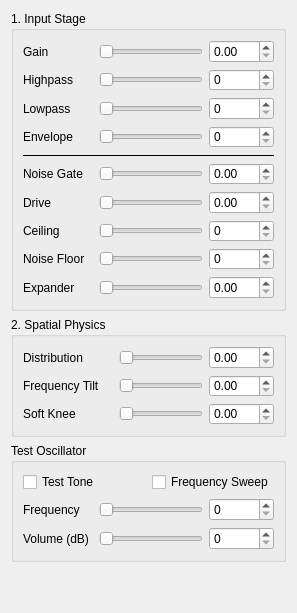
           <widget class="QWidget" name="tab_audio_mapping">
            <attribute name="title">
             <string>1. Audio &amp; Mapping</string>
            </attribute>
            <layout class="QVBoxLayout" name="verticalLayout_8">
             <item>
              <widget class="QGroupBox" name="InputState">
               <property name="maximumSize">
                <size>
                 <width>16777215</width>
                 <height>300</height>
                </size>
               </property>
               <property name="title">
                <string>1. Input Stage</string>
               </property>
               <layout class="QVBoxLayout" name="verticalLayout_2">
                <item>
                 <layout class="QHBoxLayout" name="row_env_2">
                  <item>
                   <widget class="QLabel" name="label_env_2">
                    <property name="minimumSize">
                     <size>
                      <width>70</width>
                      <height>0</height>
                     </size>
                    </property>
                    <property name="maximumSize">
                     <size>
                      <width>70</width>
                      <height>16777215</height>
                     </size>
                    </property>
                    <property name="text">
                     <string>Gain</string>
                    </property>
                   </widget>
                  </item>
                  <item>
                   <widget class="QSlider" name="sld_input_trim">
                    <property name="orientation">
                     <enum>Qt::Orientation::Horizontal</enum>
                    </property>
                   </widget>
                  </item>
                  <item>
                   <widget class="QDoubleSpinBox" name="spin_input_trim">
                    <property name="minimumSize">
                     <size>
                      <width>65</width>
                      <height>0</height>
                     </size>
                    </property>
                    <property name="maximumSize">
                     <size>
                      <width>65</width>
                      <height>16777215</height>
                     </size>
                    </property>
                   </widget>
                  </item>
                 </layout>
                </item>
                <item>
                 <layout class="QHBoxLayout" name="row_hip">
                  <item>
                   <widget class="QLabel" name="label_hip">
                    <property name="minimumSize">
                     <size>
                      <width>70</width>
                      <height>0</height>
                     </size>
                    </property>
                    <property name="maximumSize">
                     <size>
                      <width>70</width>
                      <height>16777215</height>
                     </size>
                    </property>
                    <property name="text">
                     <string>Highpass</string>
                    </property>
                   </widget>
                  </item>
                  <item>
                   <widget class="QSlider" name="sld_hip">
                    <property name="orientation">
                     <enum>Qt::Orientation::Horizontal</enum>
                    </property>
                   </widget>
                  </item>
                  <item>
                   <widget class="QSpinBox" name="spin_hip">
                    <property name="minimumSize">
                     <size>
                      <width>65</width>
                      <height>0</height>
                     </size>
                    </property>
                    <property name="maximumSize">
                     <size>
                      <width>65</width>
                      <height>16777215</height>
                     </size>
                    </property>
                   </widget>
                  </item>
                 </layout>
                </item>
                <item>
                 <layout class="QHBoxLayout" name="row_lop">
                  <item>
                   <widget class="QLabel" name="label_lop">
                    <property name="minimumSize">
                     <size>
                      <width>70</width>
                      <height>0</height>
                     </size>
                    </property>
                    <property name="maximumSize">
                     <size>
                      <width>70</width>
                      <height>16777215</height>
                     </size>
                    </property>
                    <property name="text">
                     <string>Lowpass</string>
                    </property>
                   </widget>
                  </item>
                  <item>
                   <widget class="QSlider" name="sld_lop">
                    <property name="orientation">
                     <enum>Qt::Orientation::Horizontal</enum>
                    </property>
                   </widget>
                  </item>
                  <item>
                   <widget class="QSpinBox" name="spin_lop">
                    <property name="minimumSize">
                     <size>
                      <width>65</width>
                      <height>0</height>
                     </size>
                    </property>
                    <property name="maximumSize">
                     <size>
                      <width>65</width>
                      <height>16777215</height>
                     </size>
                    </property>
                   </widget>
                  </item>
                 </layout>
                </item>
                <item>
                 <layout class="QHBoxLayout" name="row_env">
                  <item>
                   <widget class="QLabel" name="label_env">
                    <property name="minimumSize">
                     <size>
                      <width>70</width>
                      <height>0</height>
                     </size>
                    </property>
                    <property name="maximumSize">
                     <size>
                      <width>70</width>
                      <height>16777215</height>
                     </size>
                    </property>
                    <property name="text">
                     <string>Envelope</string>
                    </property>
                   </widget>
                  </item>
                  <item>
                   <widget class="QSlider" name="sld_env">
                    <property name="orientation">
                     <enum>Qt::Orientation::Horizontal</enum>
                    </property>
                   </widget>
                  </item>
                  <item>
                   <widget class="QSpinBox" name="spin_env">
                    <property name="minimumSize">
                     <size>
                      <width>65</width>
                      <height>0</height>
                     </size>
                    </property>
                    <property name="maximumSize">
                     <size>
                      <width>65</width>
                      <height>16777215</height>
                     </size>
                    </property>
                   </widget>
                  </item>
                 </layout>
                </item>
                <item>
                 <widget class="QFrame" name="line_1">
                  <property name="frameShape">
                   <enum>QFrame::Shape::HLine</enum>
                  </property>
                 </widget>
                </item>
                <item>
                 <layout class="QHBoxLayout" name="row_drive_3">
                  <item>
                   <widget class="QLabel" name="label_drive_3">
                    <property name="minimumSize">
                     <size>
                      <width>70</width>
                      <height>0</height>
                     </size>
                    </property>
                    <property name="maximumSize">
                     <size>
                      <width>70</width>
                      <height>16777215</height>
                     </size>
                    </property>
                    <property name="text">
                     <string>Noise Gate</string>
                    </property>
                   </widget>
                  </item>
                  <item>
                   <widget class="QSlider" name="sld_noise_gate">
                    <property name="orientation">
                     <enum>Qt::Orientation::Horizontal</enum>
                    </property>
                   </widget>
                  </item>
                  <item>
                   <widget class="QDoubleSpinBox" name="spin_noise_gate">
                    <property name="minimumSize">
                     <size>
                      <width>65</width>
                      <height>0</height>
                     </size>
                    </property>
                    <property name="maximumSize">
                     <size>
                      <width>65</width>
                      <height>16777215</height>
                     </size>
                    </property>
                   </widget>
                  </item>
                 </layout>
                </item>
                <item>
                 <layout class="QHBoxLayout" name="row_drive">
                  <item>
                   <widget class="QLabel" name="label_drive">
                    <property name="minimumSize">
                     <size>
                      <width>70</width>
                      <height>0</height>
                     </size>
                    </property>
                    <property name="maximumSize">
                     <size>
                      <width>70</width>
                      <height>16777215</height>
                     </size>
                    </property>
                    <property name="text">
                     <string>Drive</string>
                    </property>
                   </widget>
                  </item>
                  <item>
                   <widget class="QSlider" name="sld_drive">
                    <property name="orientation">
                     <enum>Qt::Orientation::Horizontal</enum>
                    </property>
                   </widget>
                  </item>
                  <item>
                   <widget class="QDoubleSpinBox" name="spin_drive">
                    <property name="minimumSize">
                     <size>
                      <width>65</width>
                      <height>0</height>
                     </size>
                    </property>
                    <property name="maximumSize">
                     <size>
                      <width>65</width>
                      <height>16777215</height>
                     </size>
                    </property>
                   </widget>
                  </item>
                 </layout>
                </item>
                <item>
                 <layout class="QHBoxLayout" name="row_ceiling">
                  <item>
                   <widget class="QLabel" name="label_ceiling">
                    <property name="minimumSize">
                     <size>
                      <width>70</width>
                      <height>0</height>
                     </size>
                    </property>
                    <property name="maximumSize">
                     <size>
                      <width>70</width>
                      <height>16777215</height>
                     </size>
                    </property>
                    <property name="text">
                     <string>Ceiling</string>
                    </property>
                   </widget>
                  </item>
                  <item>
                   <widget class="QSlider" name="sld_ceiling">
                    <property name="orientation">
                     <enum>Qt::Orientation::Horizontal</enum>
                    </property>
                   </widget>
                  </item>
                  <item>
                   <widget class="QSpinBox" name="spin_ceiling">
                    <property name="minimumSize">
                     <size>
                      <width>65</width>
                      <height>0</height>
                     </size>
                    </property>
                    <property name="maximumSize">
                     <size>
                      <width>65</width>
                      <height>16777215</height>
                     </size>
                    </property>
                   </widget>
                  </item>
                 </layout>
                </item>
                <item>
                 <layout class="QHBoxLayout" name="row_floor">
                  <item>
                   <widget class="QLabel" name="label_floor">
                    <property name="minimumSize">
                     <size>
                      <width>70</width>
                      <height>0</height>
                     </size>
                    </property>
                    <property name="maximumSize">
                     <size>
                      <width>70</width>
                      <height>16777215</height>
                     </size>
                    </property>
                    <property name="text">
                     <string>Noise Floor</string>
                    </property>
                   </widget>
                  </item>
                  <item>
                   <widget class="QSlider" name="sld_floor">
                    <property name="orientation">
                     <enum>Qt::Orientation::Horizontal</enum>
                    </property>
                   </widget>
                  </item>
                  <item>
                   <widget class="QSpinBox" name="spin_floor">
                    <property name="minimumSize">
                     <size>
                      <width>65</width>
                      <height>0</height>
                     </size>
                    </property>
                    <property name="maximumSize">
                     <size>
                      <width>65</width>
                      <height>16777215</height>
                     </size>
                    </property>
                   </widget>
                  </item>
                 </layout>
                </item>
                <item>
                 <layout class="QHBoxLayout" name="row_expand">
                  <item>
                   <widget class="QLabel" name="label_expand">
                    <property name="minimumSize">
                     <size>
                      <width>70</width>
                      <height>0</height>
                     </size>
                    </property>
                    <property name="maximumSize">
                     <size>
                      <width>70</width>
                      <height>16777215</height>
                     </size>
                    </property>
                    <property name="text">
                     <string>Expander</string>
                    </property>
                   </widget>
                  </item>
                  <item>
                   <widget class="QSlider" name="sld_expand">
                    <property name="orientation">
                     <enum>Qt::Orientation::Horizontal</enum>
                    </property>
                   </widget>
                  </item>
                  <item>
                   <widget class="QDoubleSpinBox" name="spin_expand">
                    <property name="minimumSize">
                     <size>
                      <width>65</width>
                      <height>0</height>
                     </size>
                    </property>
                    <property name="maximumSize">
                     <size>
                      <width>65</width>
                      <height>16777215</height>
                     </size>
                    </property>
                   </widget>
                  </item>
                 </layout>
                </item>
               </layout>
              </widget>
             </item>
             <item>
              <widget class="QGroupBox" name="SpacialPhysics">
               <property name="maximumSize">
                <size>
                 <width>16777215</width>
                 <height>120</height>
                </size>
               </property>
               <property name="title">
                <string>2. Spatial Physics</string>
               </property>
               <layout class="QVBoxLayout" name="verticalLayout_5">
                <item>
                 <layout class="QHBoxLayout" name="row_gamma">
                  <item>
                   <widget class="QLabel" name="label_gamma">
                    <property name="minimumSize">
                     <size>
                      <width>90</width>
                      <height>0</height>
                     </size>
                    </property>
                    <property name="maximumSize">
                     <size>
                      <width>90</width>
                      <height>16777215</height>
                     </size>
                    </property>
                    <property name="text">
                     <string>Distribution</string>
                    </property>
                   </widget>
                  </item>
                  <item>
                   <widget class="QSlider" name="sld_gamma">
                    <property name="orientation">
                     <enum>Qt::Orientation::Horizontal</enum>
                    </property>
                   </widget>
                  </item>
                  <item>
                   <widget class="QDoubleSpinBox" name="spin_gamma">
                    <property name="minimumSize">
                     <size>
                      <width>65</width>
                      <height>0</height>
                     </size>
                    </property>
                    <property name="maximumSize">
                     <size>
                      <width>65</width>
                      <height>16777215</height>
                     </size>
                    </property>
                   </widget>
                  </item>
                 </layout>
                </item>
                <item>
                 <layout class="QHBoxLayout" name="row_eq">
                  <item>
                   <widget class="QLabel" name="label_eq">
                    <property name="minimumSize">
                     <size>
                      <width>90</width>
                      <height>0</height>
                     </size>
                    </property>
                    <property name="maximumSize">
                     <size>
                      <width>90</width>
                      <height>16777215</height>
                     </size>
                    </property>
                    <property name="text">
                     <string>Frequency Tilt</string>
                    </property>
                   </widget>
                  </item>
                  <item>
                   <widget class="QSlider" name="sld_eq_tilt">
                    <property name="orientation">
                     <enum>Qt::Orientation::Horizontal</enum>
                    </property>
                   </widget>
                  </item>
                  <item>
                   <widget class="QDoubleSpinBox" name="spin_eq_tilt">
                    <property name="minimumSize">
                     <size>
                      <width>65</width>
                      <height>0</height>
                     </size>
                    </property>
                    <property name="maximumSize">
                     <size>
                      <width>65</width>
                      <height>16777215</height>
                     </size>
                    </property>
                   </widget>
                  </item>
                 </layout>
                </item>
                <item>
                 <layout class="QHBoxLayout" name="row_knee">
                  <item>
                   <widget class="QLabel" name="label_knee">
                    <property name="minimumSize">
                     <size>
                      <width>90</width>
                      <height>0</height>
                     </size>
                    </property>
                    <property name="maximumSize">
                     <size>
                      <width>90</width>
                      <height>16777215</height>
                     </size>
                    </property>
                    <property name="text">
                     <string>Soft Knee</string>
                    </property>
                   </widget>
                  </item>
                  <item>
                   <widget class="QSlider" name="sld_knee">
                    <property name="orientation">
                     <enum>Qt::Orientation::Horizontal</enum>
                    </property>
                   </widget>
                  </item>
                  <item>
                   <widget class="QDoubleSpinBox" name="spin_knee">
                    <property name="minimumSize">
                     <size>
                      <width>65</width>
                      <height>0</height>
                     </size>
                    </property>
                    <property name="maximumSize">
                     <size>
                      <width>65</width>
                      <height>16777215</height>
                     </size>
                    </property>
                   </widget>
                  </item>
                 </layout>
                </item>
               </layout>
              </widget>
             </item>
             <item>
              <widget class="QGroupBox" name="groupBox">
               <property name="maximumSize">
                <size>
                 <width>16777215</width>
                 <height>120</height>
                </size>
               </property>
               <property name="title">
                <string>Test Oscillator</string>
               </property>
               <layout class="QVBoxLayout" name="verticalLayout">
                <item>
                 <layout class="QHBoxLayout" name="horizontalLayout_27">
                  <item>
                   <widget class="QCheckBox" name="chk_test_on">
                    <property name="text">
                     <string>Test Tone</string>
                    </property>
                   </widget>
                  </item>
                  <item>
                   <widget class="QCheckBox" name="chk_sweep_on">
                    <property name="text">
                     <string>Frequency Sweep</string>
                    </property>
                   </widget>
                  </item>
                 </layout>
                </item>
                <item>
                 <layout class="QHBoxLayout" name="oscillator_freq">
                  <item>
                   <widget class="QLabel" name="label_freq">
                    <property name="minimumSize">
                     <size>
                      <width>70</width>
                      <height>0</height>
                     </size>
                    </property>
                    <property name="maximumSize">
                     <size>
                      <width>70</width>
                      <height>16777215</height>
                     </size>
                    </property>
                    <property name="text">
                     <string>Frequency</string>
                    </property>
                   </widget>
                  </item>
                  <item>
                   <widget class="QSlider" name="sld_test_freq">
                    <property name="orientation">
                     <enum>Qt::Orientation::Horizontal</enum>
                    </property>
                   </widget>
                  </item>
                  <item>
                   <widget class="QSpinBox" name="spin_test_freq">
                    <property name="minimumSize">
                     <size>
                      <width>65</width>
                      <height>0</height>
                     </size>
                    </property>
                    <property name="maximumSize">
                     <size>
                      <width>65</width>
                      <height>16777215</height>
                     </size>
                    </property>
                   </widget>
                  </item>
                 </layout>
                </item>
                <item>
                 <layout class="QHBoxLayout" name="oscillator_freq_2">
                  <item alignment="Qt::AlignmentFlag::AlignRight">
                   <widget class="QLabel" name="label_freq_2">
                    <property name="minimumSize">
                     <size>
                      <width>70</width>
                      <height>0</height>
                     </size>
                    </property>
                    <property name="maximumSize">
                     <size>
                      <width>70</width>
                      <height>16777215</height>
                     </size>
                    </property>
                    <property name="text">
                     <string>Volume (dB)</string>
                    </property>
                   </widget>
                  </item>
                  <item>
                   <widget class="QSlider" name="sld_test_db">
                    <property name="orientation">
                     <enum>Qt::Orientation::Horizontal</enum>
                    </property>
                   </widget>
                  </item>
                  <item>
                   <widget class="QSpinBox" name="spin_test_db">
                    <property name="minimumSize">
                     <size>
                      <width>65</width>
                      <height>0</height>
                     </size>
                    </property>
                    <property name="maximumSize">
                     <size>
                      <width>65</width>
                      <height>16777215</height>
                     </size>
                    </property>
                   </widget>
                  </item>
                 </layout>
                </item>
               </layout>
              </widget>
             </item>
             <item>
              <spacer name="verticalSpacer_3">
               <property name="orientation">
                <enum>Qt::Orientation::Vertical</enum>
               </property>
               <property name="sizeHint" stdset="0">
                <size>
                 <width>20</width>
                 <height>40</height>
                </size>
               </property>
              </spacer>
             </item>
            </layout>
           </widget>
